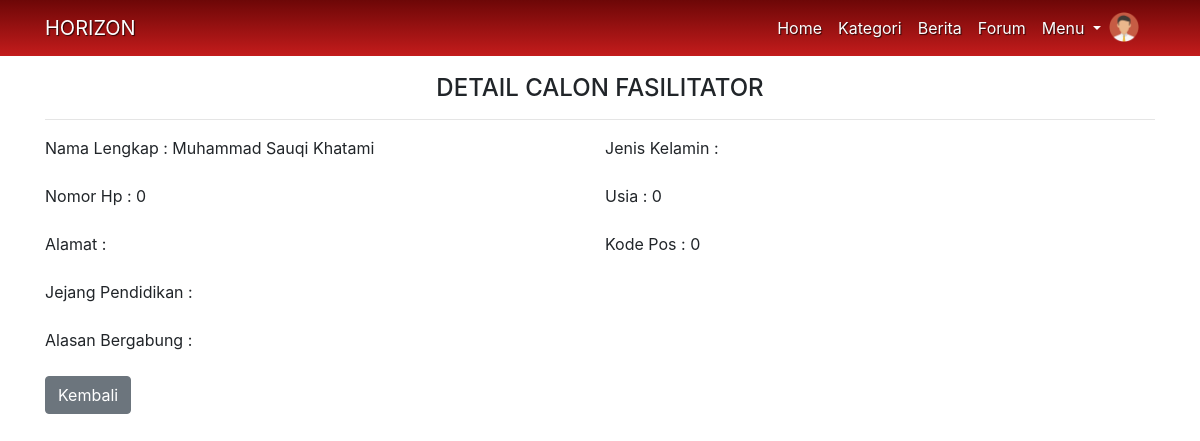
Page /controller/detailcalon/17 on the earlier database version.
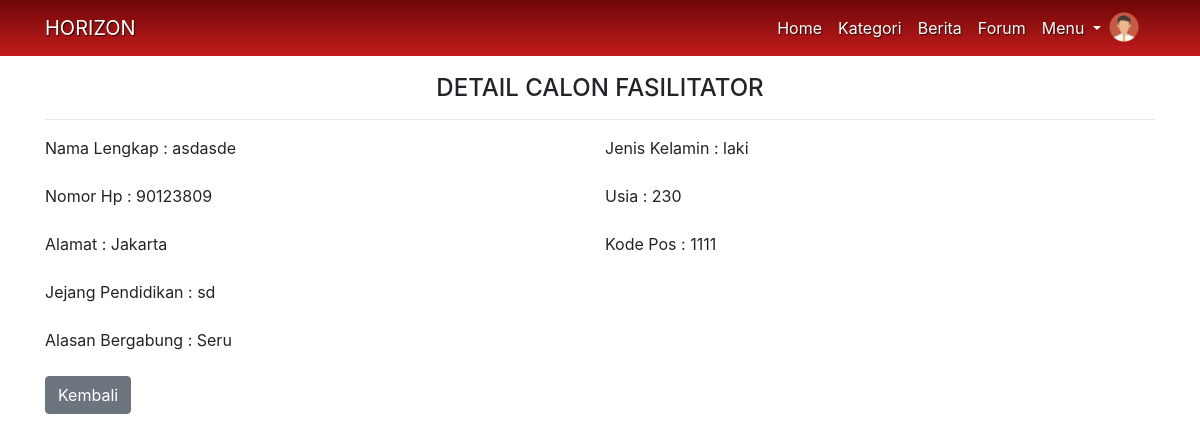
Same page on the later database version.
### tables this page shows
CREATE TABLE `m_users` (
  `id_user` int(11) NOT NULL,
  `nama` varchar(100) NOT NULL,
  `jenis_kelamin` varchar(20) NOT NULL,
  `usia` int(100) NOT NULL,
  `jenjang_pendidikan` varchar(100) NOT NULL,
  `alasan` text NOT NULL,
  `email` varchar(255) NOT NULL,
  `password` varchar(64) NOT NULL,
  `alamat` varchar(255) NOT NULL,
  `kode_pos` int(20) NOT NULL,
  `nomor_hp` int(12) NOT NULL,
  `peran` enum('fasilitator','bnpb') NOT NULL,
  `status` enum('nonaktif','aktif') NOT NULL,
  `kon_id` int(11) NOT NULL
);

### application/controllers/controller.php (called while the page is built, shortened)
<?php
class controller extends CI_Controller {
	function __construct() {
		$this->load->library(array('form_validation'));
		$this->load->helper(array('form', 'url'));
		$this->load->model('M_model');
	}
	public function detailcalon($id_user){
		$cfs = $this->M_model->GetCalon(" where id_user = '$id_user'");
			$data = array(
				"nama" => $cfs[0]['nama'],
				"email" => $cfs[0]['email'],
				"nomor_hp" => $cfs[0]['nomor_hp'],
				"usia" => $cfs[0]['usia'],
				"jenis_kelamin" => $cfs[0]['jenis_kelamin'],
				"jenjang_pendidikan" => $cfs[0]['jenjang_pendidikan'],
				"alamat" => $cfs[0]['alamat'],
				"alasan" => $cfs[0]['alasan'],
				"kode_pos" => $cfs[0]['kode_pos']
			);
			$this->load->view('detailfasilitator', $data);
	}
}

### index.php (called while the page is built, shortened)
<?php
require_once BASEPATH.'core/CodeIgniter.php';

### application/models/M_model.php (called while the page is built, shortened)
<?php
class M_model extends CI_Model{
    public function GetCalon($where=""){
        $cfs = $this->db->query('SELECT * FROM m_users WHERE status="nonaktif"');
        return $cfs->result_array();
    }
  }
  ?>

### application/views/detailfasilitator.php (the view, shortened to what this page needs)
<?php require 'b_header.php'; ?>
    <form class="container" style="padding-top:50px" method="post" action="register">
    <h4 class="mt-4 text-center">DETAIL CALON FASILITATOR</h4><hr>
    <div class="form-row mt-3">
        <div class="form-group col-md-6">
            <label for="namaLengkap">Nama Lengkap : <?= $nama;?></label>
        </div>
        <div class="form-group col-md-3">
        <label for="jenisKelamin">Jenis Kelamin : <?= $jenis_kelamin;?></label>
        </div>
    </div>
    <div class="form-row">
        <div class="form-group col-md-6">Nomor Hp : <?= $nomor_hp;?></label>
        </div>
        <div class="form-group col-md-3">
        <label for="inputState">Usia : <?= $usia;?></label>
        </div>
    </div>
    <div class="form-row">
        <div class="form-group col-md-6">
            <label for="inputAddress">Alamat : <?= $alamat;?></label>
            </div>
            <div class="form-group col-md-2">
            <label for="inputKode">Kode Pos : <?= $kode_pos;?></label>
            </div>
    </div>
    <div class="form-row">
        <div class="form-group col-md-3">
        <label for="pendidikan">Jejang Pendidikan : <?= $jenjang_pendidikan;?></label>
        </div>
    </div>
    <div class="form-group">
    <label for="alasan">Alasan Bergabung : <?= $alasan;?></label>
    </div>
    <a type="submit" class="btn btn-secondary" href="<?= base_url()."controller/calonfasilitator";?>">Kembali</a>
    </form>
<?php require 'footer.php'; ?>

Differences in the rows shown:
no longer on this page (row edited): m_users: nama "Muhammad Sauqi Khatami", nomor_hp "0", usia "0", kode_pos "0"
now on this page (row unchanged): m_users: nama "asdasde", jenis_kelamin "laki", nomor_hp "90123809", usia "230", alamat "Jakarta", kode_pos "1111", jenjang_pendidikan "sd", alasan "Seru"
